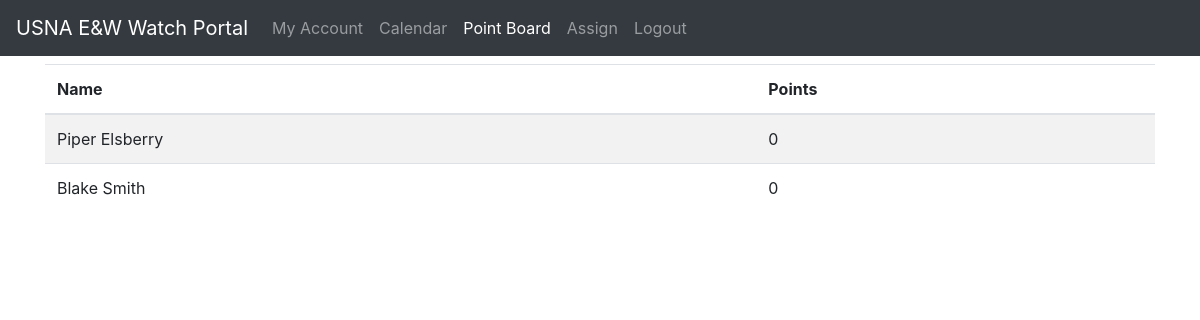
The page /points (signed in) on the database its author committed.
### app.py (models this page shows, shortened)
class User(UserMixin, db.Model):
    __tablename__ = 'Users'
    id = db.Column(db.Integer, primary_key=True)
    active = db.Column(db.Boolean, default=True)
    first = db.Column(db.String(128))
    last = db.Column(db.String(128))
    email = db.Column(db.String(64), index=True, unique=True)
    password_hash = db.Column(db.String(128))
    created = db.Column(db.DateTime, index=False,
                        unique=False, default=date.today())
    phone = db.Column(db.Integer)
    qualified = db.Column(db.Boolean, index=True, unique=False, default=False)
    data = db.Column(db.String(32768), index=False, unique=False)
    points = db.Column(db.Integer, index=True, unique=False, default=0)
    def __repr__(self):
        return f"{self.first} {self.last}"

### app.py (the view)
@app.route('/points', methods=["GET"])
@login_required
def points():
    return render_template('points.html', users=User.query.all())

### app.py (called while the page is built)
@login.user_loader
def load_user(id=1):
    return User.query.get(int(id))

### templates/points.html
{%extends "base.html"%}
{%block content%}
<div class="container">
<table class="table table-striped table-hover">
    <thead>
        <tr>
            <th scope="col">Name</th>
            <th scope="col">Points</th>
        </tr>
    </thead>
<tbody>
    {%for u in users%}
    <tr>
        <td>{{u}}</td>
        <td>{{u.points}}</td>
    </tr>
    {%endfor%}
</tbody>
</table>
</div>
{%endblock%}

### rows shown on the page
User: first+last "Piper Elsberry", points "0"
User: first+last "Blake Smith", points "0"
